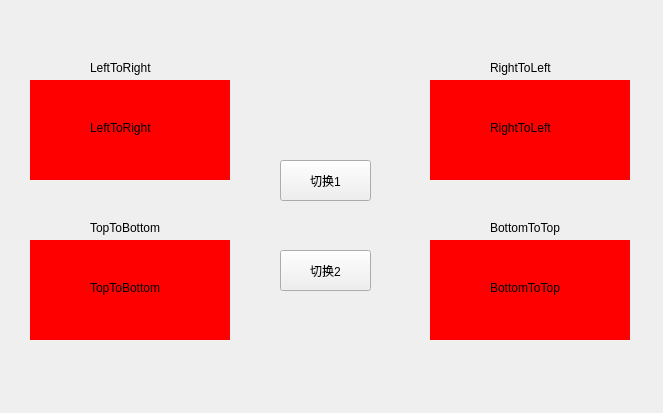
<?xml version="1.0" encoding="UTF-8"?>
<ui version="4.0">
 <class>MainWindow</class>
 <widget class="QMainWindow" name="MainWindow">
  <property name="geometry">
   <rect>
    <x>0</x>
    <y>0</y>
    <width>663</width>
    <height>413</height>
   </rect>
  </property>
  <property name="windowTitle">
   <string>MainWindow</string>
  </property>
  <widget class="QWidget" name="centralWidget">
   <widget class="AnimationStackedWidget" name="stackedWidget">
    <property name="geometry">
     <rect>
      <x>30</x>
      <y>80</y>
      <width>200</width>
      <height>100</height>
     </rect>
    </property>
    <property name="styleSheet">
     <string notr="true"/>
    </property>
    <property name="currentIndex">
     <number>0</number>
    </property>
    <widget class="QWidget" name="page">
     <property name="styleSheet">
      <string notr="true">background:red</string>
     </property>
     <widget class="QLabel" name="label_5">
      <property name="geometry">
       <rect>
        <x>60</x>
        <y>40</y>
        <width>81</width>
        <height>16</height>
       </rect>
      </property>
      <property name="text">
       <string>LeftToRight</string>
      </property>
     </widget>
    </widget>
    <widget class="QWidget" name="page_2">
     <property name="styleSheet">
      <string notr="true">background:yellow</string>
     </property>
     <widget class="QLabel" name="label_6">
      <property name="geometry">
       <rect>
        <x>60</x>
        <y>40</y>
        <width>81</width>
        <height>16</height>
       </rect>
      </property>
      <property name="text">
       <string>LeftToRight</string>
      </property>
     </widget>
    </widget>
   </widget>
   <widget class="AnimationStackedWidget" name="stackedWidget_2">
    <property name="geometry">
     <rect>
      <x>430</x>
      <y>80</y>
      <width>200</width>
      <height>100</height>
     </rect>
    </property>
    <property name="styleSheet">
     <string notr="true"/>
    </property>
    <property name="currentIndex">
     <number>0</number>
    </property>
    <widget class="QWidget" name="page_3">
     <property name="styleSheet">
      <string notr="true">background:red</string>
     </property>
     <widget class="QLabel" name="label_7">
      <property name="geometry">
       <rect>
        <x>60</x>
        <y>40</y>
        <width>81</width>
        <height>16</height>
       </rect>
      </property>
      <property name="text">
       <string>RightToLeft</string>
      </property>
     </widget>
    </widget>
    <widget class="QWidget" name="page_4">
     <property name="styleSheet">
      <string notr="true">background:yellow</string>
     </property>
     <widget class="QLabel" name="label_8">
      <property name="geometry">
       <rect>
        <x>60</x>
        <y>40</y>
        <width>81</width>
        <height>16</height>
       </rect>
      </property>
      <property name="text">
       <string>RightToLeft</string>
      </property>
     </widget>
    </widget>
   </widget>
   <widget class="AnimationStackedWidget" name="stackedWidget_3">
    <property name="geometry">
     <rect>
      <x>430</x>
      <y>240</y>
      <width>200</width>
      <height>100</height>
     </rect>
    </property>
    <property name="currentIndex">
     <number>0</number>
    </property>
    <widget class="QWidget" name="page_9">
     <property name="styleSheet">
      <string notr="true">background:red</string>
     </property>
     <widget class="QLabel" name="label_11">
      <property name="geometry">
       <rect>
        <x>60</x>
        <y>40</y>
        <width>81</width>
        <height>16</height>
       </rect>
      </property>
      <property name="text">
       <string>BottomToTop</string>
      </property>
     </widget>
    </widget>
    <widget class="QWidget" name="page_10">
     <property name="styleSheet">
      <string notr="true">background:yellow</string>
     </property>
     <widget class="QLabel" name="label_12">
      <property name="geometry">
       <rect>
        <x>60</x>
        <y>40</y>
        <width>81</width>
        <height>16</height>
       </rect>
      </property>
      <property name="text">
       <string>BottomToTop</string>
      </property>
     </widget>
    </widget>
   </widget>
   <widget class="AnimationStackedWidget" name="stackedWidget_4">
    <property name="geometry">
     <rect>
      <x>30</x>
      <y>240</y>
      <width>200</width>
      <height>100</height>
     </rect>
    </property>
    <property name="currentIndex">
     <number>0</number>
    </property>
    <widget class="QWidget" name="page_11">
     <property name="styleSheet">
      <string notr="true">background:red</string>
     </property>
     <widget class="QLabel" name="label_9">
      <property name="geometry">
       <rect>
        <x>60</x>
        <y>40</y>
        <width>81</width>
        <height>16</height>
       </rect>
      </property>
      <property name="text">
       <string>TopToBottom</string>
      </property>
     </widget>
    </widget>
    <widget class="QWidget" name="page_12">
     <property name="styleSheet">
      <string notr="true">background:yellow</string>
     </property>
     <widget class="QLabel" name="label_10">
      <property name="geometry">
       <rect>
        <x>60</x>
        <y>40</y>
        <width>81</width>
        <height>16</height>
       </rect>
      </property>
      <property name="text">
       <string>TopToBottom</string>
      </property>
     </widget>
    </widget>
   </widget>
   <widget class="QPushButton" name="pushButton">
    <property name="geometry">
     <rect>
      <x>280</x>
      <y>160</y>
      <width>91</width>
      <height>41</height>
     </rect>
    </property>
    <property name="text">
     <string>切换1</string>
    </property>
   </widget>
   <widget class="QPushButton" name="pushButton_2">
    <property name="geometry">
     <rect>
      <x>280</x>
      <y>250</y>
      <width>91</width>
      <height>41</height>
     </rect>
    </property>
    <property name="text">
     <string>切换2</string>
    </property>
   </widget>
   <widget class="QLabel" name="label">
    <property name="geometry">
     <rect>
      <x>90</x>
      <y>60</y>
      <width>81</width>
      <height>16</height>
     </rect>
    </property>
    <property name="text">
     <string>LeftToRight</string>
    </property>
   </widget>
   <widget class="QLabel" name="label_2">
    <property name="geometry">
     <rect>
      <x>490</x>
      <y>60</y>
      <width>81</width>
      <height>16</height>
     </rect>
    </property>
    <property name="text">
     <string>RightToLeft</string>
    </property>
   </widget>
   <widget class="QLabel" name="label_3">
    <property name="geometry">
     <rect>
      <x>90</x>
      <y>220</y>
      <width>81</width>
      <height>16</height>
     </rect>
    </property>
    <property name="text">
     <string>TopToBottom</string>
    </property>
   </widget>
   <widget class="QLabel" name="label_4">
    <property name="geometry">
     <rect>
      <x>490</x>
      <y>220</y>
      <width>81</width>
      <height>16</height>
     </rect>
    </property>
    <property name="text">
     <string>BottomToTop</string>
    </property>
   </widget>
  </widget>
 </widget>
 <layoutdefault spacing="6" margin="11"/>
 <customwidgets>
  <customwidget>
   <class>AnimationStackedWidget</class>
   <extends>QStackedWidget</extends>
   <header>animationstackedwidget.h</header>
   <container>1</container>
  </customwidget>
 </customwidgets>
 <resources/>
 <connections/>
</ui>
